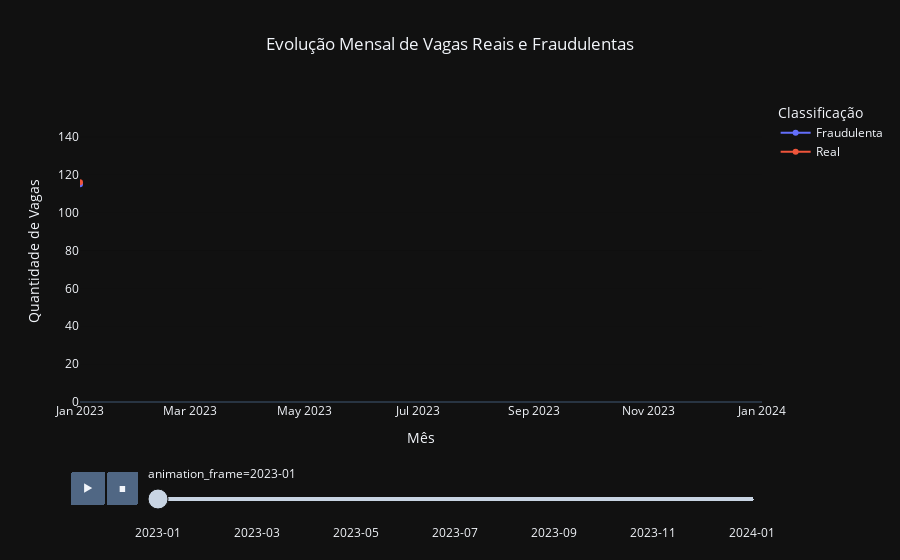

Here is the notebook cell this chart was saved with:
### Markdown cell above
## 5. Análise Temporal das Vagas
### 5.1 Evolução Mensal de Vagas Reais e Fraudulentas

Esta análise avalia a evolução mensal das vagas reais e fraudulentas presentes no dataset.
O objetivo é identificar tendências temporais e padrões de crescimento ou retração na ocorrência de fraudes ao longo do tempo.

### Code cell
import pandas as pd
import plotly.express as px
from pyspark.sql.functions import trunc, col

timeline_month = (
    df_silver
    .withColumn("month", trunc("posting_timestamp", "month"))
    .groupBy("month", "is_fake")
    .count()
    .orderBy("month")
    .toPandas()
)

timeline_month["month"] = pd.to_datetime(timeline_month["month"])

timeline_month["Tipo"] = timeline_month["is_fake"].map({
    True: "Fraudulenta",
    False: "Real"
})

frames = []
unique_months = sorted(timeline_month["month"].unique())

for m in unique_months:
    step = timeline_month[timeline_month["month"] <= m].copy()
    step["animation_frame"] = m.strftime("%Y-%m")
    frames.append(step)

df_final = pd.concat(frames)

fig = px.line(
    df_final,
    x="month",
    y="count",
    color="Tipo",
    animation_frame="animation_frame",
    markers=True,
    title="Evolução Mensal de Vagas Reais e Fraudulentas",
    labels={
        "month": "Mês",
        "count": "Quantidade de Vagas",
        "Tipo": "Classificação"
    },
    range_x=[
        timeline_month["month"].min(),
        timeline_month["month"].max()
    ],
    range_y=[
        0,
        timeline_month["count"].max() * 1.1
    ]
)

fig.update_layout(
    title_x=0.5,
    xaxis=dict(showgrid=False),
    yaxis=dict(showgrid=True, gridcolor="rgba(0,0,0,0.08)")
)

fig.show()

### Figure 1 — Plotly figure (JSON) as saved in the notebook; plotly's stock layout.template omitted (floating-point values rounded to 4 significant figures)
{"data": [{"hovertemplate": "Classificação=Fraudulenta<br>animation_frame=2023-01<br>Mês=%{x}<br>Quantidade de Vagas=%{y}<extra></extra>", "legendgroup": "Fraudulenta", "line": {"color": "#636efa", "dash": "solid"}, "marker": {"symbol": "circle"}, "mode": "lines+markers", "name": "Fraudulenta", "orientation": "v", "showlegend": true, "x": ["2023-01-01T00:00:00.000000000"], "xaxis": "x", "y": [115], "yaxis": "y", "type": "scatter"}, {"hovertemplate": "Classificação=Real<br>animation_frame=2023-01<br>Mês=%{x}<br>Quantidade de Vagas=%{y}<extra></extra>", "legendgroup": "Real", "line": {"color": "#EF553B", "dash": "solid"}, "marker": {"symbol": "circle"}, "mode": "lines+markers", "name": "Real", "orientation": "v", "showlegend": true, "x": ["2023-01-01T00:00:00.000000000"], "xaxis": "x", "y": [116], "yaxis": "y", "type": "scatter"}], "layout": {"xaxis": {"anchor": "y", "domain": [0.0, 1.0], "title": {"text": "Mês"}, "range": ["2023-01-01T00:00:00", "2024-01-01T00:00:00"], "showgrid": false}, "yaxis": {"anchor": "x", "domain": [0.0, 1.0], "title": {"text": "Quantidade de Vagas"}, "range": [0, 159.5], "showgrid": true, "gridcolor": "rgba(0,0,0,0.08)"}, "legend": {"title": {"text": "Classificação"}, "tracegroupgap": 0}, "title": {"text": "Evolução Mensal de Vagas Reais e Fraudulentas", "x": 0.5}, "updatemenus": [{"buttons": [{"args": [null, {"frame": {"duration": 500, "redraw": false}, "mode": "immediate", "fromcurrent": true, "transition": {"duration": 500, "easing": "linear"}}], "label": "&#9654;", "method": "animate"}, {"args": [[null], {"frame": {"duration": 0, "redraw": false}, "mode": "immediate", "fromcurrent": true, "transition": {"duration": 0, "easing": "linear"}}], "label": "&#9724;", "method": "animate"}], "direction": "left", "pad": {"r": 10, "t": 70}, "showactive": false, "type": "buttons", "x": 0.1, "xanchor": "right", "y": 0, "yanchor": "top"}], "sliders": [{"active": 0, "currentvalue": {"prefix": "animation_frame="}, "len": 0.9, "pad": {"b": 10, "t": 60}, "steps": [{"args": [["2023-01"], {"frame": {"duration": 0, "redraw": false}, "mode": "immediate", "fromcurrent": true, "transition": {"duration": 0, "easing": "linear"}}], "label": "2023-01", "method": "animate"}, {"args": [["2023-02"], {"frame": {"duration": 0, "redraw": false}, "mode": "immediate", "fromcurrent": true, "transition": {"duration": 0, "easing": "linear"}}], "label": "2023-02", "method": "animate"}, {"args": [["2023-03"], {"frame": {"duration": 0, "redraw": false}, "mode": "immediate", "fromcurrent": true, "transition": {"duration": 0, "easing": "linear"}}], "label": "2023-03", "method": "animate"}, {"args": [["2023-04"], {"frame": {"duration": 0, "redraw": false}, "mode": "immediate", "fromcurrent": true, "transition": {"duration": 0, "easing": "linear"}}], "label": "2023-04", "method": "animate"}, {"args": [["2023-05"], {"frame": {"duration": 0, "redraw": false}, "mode": "immediate", "fromcurrent": true, "transition": {"duration": 0, "easing": "linear"}}], "label": "2023-05", "method": "animate"}, {"args": [["2023-06"], {"frame": {"duration": 0, "redraw": false}, "mode": "immediate", "fromcurrent": true, "transition": {"duration": 0, "easing": "linear"}}], "label": "2023-06", "method": "animate"}, {"args": [["2023-07"], {"frame": {"duration": 0, "redraw": false}, "mode": "immediate", "fromcurrent": true, "transition": {"duration": 0, "easing": "linear"}}], "label": "2023-07", "method": "animate"}, {"args": [["2023-08"], {"frame": {"duration": 0, "redraw": false}, "mode": "immediate", "fromcurrent": true, "transition": {"duration": 0, "easing": "linear"}}], "label": "2023-08", "method": "animate"}, {"args": [["2023-09"], {"frame": {"duration": 0, "redraw": false}, "mode": "immediate", "fromcurrent": true, "transition": {"duration": 0, "easing": "linear"}}], "label": "2023-09", "method": "animate"}, {"args": [["2023-10"], {"frame": {"duration": 0, "redraw": false}, "mode": "immediate", "fromcurrent": true, "transition": {"duration": 0, "easing": "linear"}}], "label": "2023-10", "method": "animate"}, {"args": [["2023-11"], {"frame": {"duration": 0, "redraw": false}, "mode": "immediate", "fromcurrent": true, "transition": {"duration": 0, "easing": "linear"}}], "label": "2023-11", "method": "animate"}, {"args": [["2023-12"], {"frame": {"duration": 0, "redraw": false}, "mode": "immediate", "fromcurrent": true, "transition": {"duration": 0, "easing": "linear"}}], "label": "2023-12", "method": "animate"}, {"args": [["2024-01"], {"frame": {"duration": 0, "redraw": false}, "mode": "immediate", "fromcurrent": true, "transition": {"duration": 0, "easing": "linear"}}], "label": "2024-01", "method": "animate"}], "x": 0.1, "xanchor": "left", "y": 0, "yanchor": "top"}]}}
